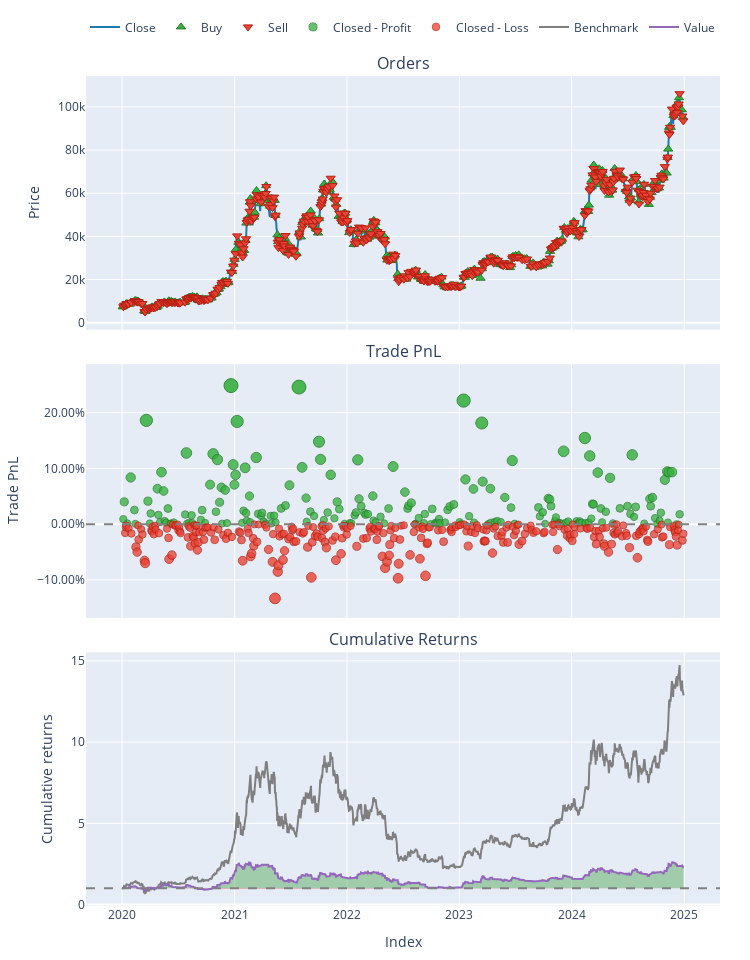

The code cell stored with this chart in its notebook:
### Code cell
import numpy as np
import pandas as pd
import yfinance as yf
import gpflow
from gpflow.utilities import set_trainable
from gpflow.models import GPR
from gpflow.kernels import Matern32
from sklearn.preprocessing import StandardScaler
import tensorflow as tf
from tensorflow.keras.models import Sequential
from tensorflow.keras.layers import LSTM, Dense, Dropout
import matplotlib.pyplot as plt
import vectorbt as vbt


# ------------------------------------------------------
# 1. Data Preprocessing
# ------------------------------------------------------
def fetch_data(ticker="AAPL", start="2020-01-01", end="2021-12-31"):
    """
    Fetch historical price data from Yahoo Finance, then compute daily returns
    and standardize them. Extract momentum indicators to form a feature set.
    """
    data = yf.download(ticker, start=start, end=end)
    data.dropna(inplace=True)

    # Compute daily returns
    data["Returns"] = data["Adj Close"].pct_change().fillna(0.0)

    # Simple momentum indicator (e.g., 10-day rolling return)
    data["Momentum_10"] = data["Adj Close"].pct_change(periods=10).fillna(0.0)
    data["Momentum_20"] = data["Adj Close"].pct_change(periods=20).fillna(0.0)

    # Standardize numeric columns except 'Adj Close'
    scaler = StandardScaler()
    feature_cols = ["Returns", "Momentum_10", "Momentum_20"]
    data[feature_cols] = scaler.fit_transform(data[feature_cols])

    # Drop any rows with NaNs that might remain
    data.dropna(inplace=True)

    return data


# ------------------------------------------------------
# 2. Changepoint Detection (CPD) using Gaussian Processes
# ------------------------------------------------------
def detect_changepoints(features):
    """
    Fits a Gaussian Process (GP) model to detect changepoints in the feature data.
    For simplicity, this function focuses on a single feature (e.g., Returns).
    In practice, you could expand this to multi-dimensional CPD.
    """
    X = np.arange(len(features)).reshape(-1, 1).astype(float)
    y = features.values.reshape(-1, 1).astype(float)

    # Define a Matern 3/2 kernel
    kernel = Matern32()
    gpr_model = GPR(data=(X, y), kernel=kernel, mean_function=None)

    # Typically, we may fix the likelihood variance for stable GP estimation
    set_trainable(gpr_model.likelihood.variance, False)

    # Optimize the GP hyperparameters
    opt = gpflow.optimizers.Scipy()
    opt.minimize(
        gpr_model.training_loss,
        variables=gpr_model.trainable_variables,
        options=dict(maxiter=50),
    )

    # Predict the function mean which we can interpret as a "trend" or baseline
    mean, var = gpr_model.predict_f(X)

    # Convert the EagerTensor to a NumPy array, then flatten
    mean_np = mean.numpy()
    # A simple changepoint "severity" measure: gradient magnitude or variance
    # Here, we use the absolute difference of the predicted mean as a placeholder
    cp_severity = np.abs(np.diff(mean_np.flatten(), prepend=mean_np[0]))

    return mean_np.flatten(), cp_severity


# ------------------------------------------------------
# 3. Deep Momentum Network (DMN) with an LSTM
#    - Optimizing for Sharpe ratio
# ------------------------------------------------------
def custom_sharpe_loss(y_true, y_pred):
    """
    Custom loss function approximating negative Sharpe ratio.
    y_pred: predicted position sizes
    y_true: actual returns (or some target based on returns).
    """
    # Safe epsilon to avoid division by zero
    eps = 1e-9

    # Calculate portfolio returns = predicted_position * actual_return
    portfolio_returns = y_pred * y_true
    mean_return = tf.reduce_mean(portfolio_returns)
    std_return = tf.math.reduce_std(portfolio_returns) + eps

    # We minimize negative Sharpe ratio => -(mean / std)
    return -(mean_return / std_return)


def build_dmn(input_shape):
    """
    Builds an LSTM-based model (DMN) that outputs position sizes (between -1 and 1).
    """
    model = Sequential()
    model.add(LSTM(64, return_sequences=True, input_shape=input_shape))
    model.add(Dropout(0.2))
    model.add(LSTM(32))
    model.add(Dense(1, activation="tanh"))  # Position range [-1, 1]
    # Use a custom loss approximating negative Sharpe ratio
    model.compile(
        optimizer=tf.keras.optimizers.Adam(learning_rate=0.001), loss=custom_sharpe_loss
    )
    return model


# ------------------------------------------------------
# 4. VectorBT Backtesting Integration
# ------------------------------------------------------
def backtest_with_vectorbt(prices, positions):
    """
    Backtest the DMN signals using vectorbt's Portfolio.from_signals.
    We interpret positions > 0 as buys, positions < 0 as sells.
    The absolute value of the position determines the size.
    """
    # Convert positions array to a Pandas Series with the same index as prices
    positions_series = pd.Series(positions, index=prices.index)

    # Generate entry (positions > 0) and exit (positions < 0) signals
    entries = positions_series > 0
    exits = positions_series < 0

    # Build the portfolio
    # size=np.abs(positions) for partial positions if needed
    portfolio = vbt.Portfolio.from_signals(
        close=prices,
        entries=entries,
        exits=exits,
        size=np.abs(positions_series),
        freq="1D",
    )

    return portfolio


# ------------------------------------------------------
# Main Execution
# ------------------------------------------------------
def main():
    # 1. Data Preprocessing
    data = fetch_data(ticker="BTC-USD", start="2020-01-01", end="2024-12-31")

    # Target feature for CPD (e.g., standardized returns)
    returns_feature = data["Returns"]

    # 2. Changepoint Detection
    trend, cp_severity = detect_changepoints(returns_feature)

    # Add CPD outputs as new features
    data["Trend"] = trend
    data["CP_Severity"] = cp_severity

    # 3. Build and Train DMN
    # Prepare feature set for DMN: returns, momentum, CPD, etc.
    feature_cols = ["Returns", "Momentum_10", "Momentum_20", "Trend", "CP_Severity"]
    X = data[feature_cols].values
    y = data["Returns"].values  # Using returns as a training signal

    # Reshape for LSTM: (batch_size, time_steps=1, input_dim=len(feature_cols))
    X_reshaped = X.reshape((X.shape[0], 1, X.shape[1]))

    model = build_dmn(input_shape=(1, X.shape[1]))
    model.fit(X_reshaped, y, epochs=30, batch_size=32, verbose=1)

    # Generate signals (predicted position sizes)
    positions = model.predict(X_reshaped).flatten()

    # Use vectorbt for backtesting
    portfolio = backtest_with_vectorbt(data["Adj Close"], positions)

    # Print key metrics from vectorbt
    print("\nVectorBT Performance Metrics:")
    print(f"Total Return: {portfolio.total_return():.2%}")
    print(f"Sharpe Ratio: {portfolio.sharpe_ratio():.2f}")
    print(f"Max Drawdown: {portfolio.max_drawdown():.2%}")

    # Plot the equity curve
    portfolio.plot().show()

    print(portfolio.stats())

if __name__ == "__main__":
    main()

### Figure 1 — Plotly figure (JSON) as saved in the notebook; plotly's stock layout.template omitted (floating-point values rounded to 4 significant figures; data arrays with more than 128 entries replaced by an {"elided": "..."} marker saying what was removed)
{"data": [{"legendgroup": "0", "line": {"color": "#1f77b4"}, "name": "Close", "showlegend": true, "type": "scatter", "uid": "e99fa417-4aa9-4d20-b77e-7ef784f9c4f3", "x": {"elided": "1826 str values"}, "xaxis": "x", "y": {"elided": "1826 float values"}, "yaxis": "y"}, {"customdata": {"elided": "471x3 float values"}, "hovertemplate": "Order Id: %{customdata[0]}<br>Timestamp: %{x}<br>Price: %{y}<br>Size: %{customdata[1]:.6f}<br>Fees: %{customdata[2]:.6f}", "legendgroup": "1", "marker": {"color": "#37B13F", "line": {"color": "rgb(38,123,44)", "width": 1}, "size": 8, "symbol": "triangle-up"}, "mode": "markers", "name": "Buy", "type": "scatter", "uid": "812e5c2c-353a-4fc9-babc-7129b5dc6b66", "x": {"elided": "471 str values"}, "xaxis": "x", "y": {"elided": "471 float values"}, "yaxis": "y"}, {"customdata": {"elided": "471x3 float values"}, "hovertemplate": "Order Id: %{customdata[0]}<br>Timestamp: %{x}<br>Price: %{y}<br>Size: %{customdata[1]:.6f}<br>Fees: %{customdata[2]:.6f}", "legendgroup": "2", "marker": {"color": "#EA4335", "line": {"color": "rgb(181,31,18)", "width": 1}, "size": 8, "symbol": "triangle-down"}, "mode": "markers", "name": "Sell", "type": "scatter", "uid": "cf34ee10-a81d-4b85-8095-26bf9f338c41", "x": {"elided": "471 str values"}, "xaxis": "x", "y": {"elided": "471 float values"}, "yaxis": "y"}, {"customdata": {"elided": "189x4 float values"}, "hovertemplate": "Exit Trade Id: %{customdata[0]}<br>Position Id: %{customdata[1]}<br>Exit Timestamp: %{x}<br>PnL: %{customdata[2]:.6f}<br>Return: %{customdata[3]:.2%}", "legendgroup": "3", "marker": {"color": "#37B13F", "line": {"color": "rgb(38,123,44)", "width": 1}, "opacity": {"elided": "189 float values"}, "size": {"elided": "189 float values"}, "symbol": "circle"}, "mode": "markers", "name": "Closed - Profit", "type": "scatter", "uid": "86f8a969-9f14-4fcf-8265-251e4ec1da1c", "x": {"elided": "189 str values"}, "xaxis": "x2", "y": {"elided": "189 float values"}, "yaxis": "y2"}, {"customdata": {"elided": "282x4 float values"}, "hovertemplate": "Exit Trade Id: %{customdata[0]}<br>Position Id: %{customdata[1]}<br>Exit Timestamp: %{x}<br>PnL: %{customdata[2]:.6f}<br>Return: %{customdata[3]:.2%}", "legendgroup": "4", "marker": {"color": "#EA4335", "line": {"color": "rgb(181,31,18)", "width": 1}, "opacity": {"elided": "282 float values"}, "size": {"elided": "282 float values"}, "symbol": "circle"}, "mode": "markers", "name": "Closed - Loss", "type": "scatter", "uid": "98cb4524-5d57-4d1a-b5c6-d820b4730860", "x": {"elided": "282 str values"}, "xaxis": "x2", "y": {"elided": "282 float values"}, "yaxis": "y2"}, {"legendgroup": "5", "line": {"color": "#7f7f7f"}, "name": "Benchmark", "showlegend": true, "type": "scatter", "uid": "2dff96ed-3468-4579-9ee9-9f763333aa85", "x": {"elided": "1826 str values"}, "xaxis": "x3", "y": {"elided": "1826 float values"}, "yaxis": "y3"}, {"hoverinfo": "skip", "legendgroup": "6", "line": {"color": "rgba(0, 0, 0, 0)", "width": 0}, "opacity": 0, "showlegend": false, "type": "scatter", "uid": "05928914-a891-4d79-8d50-dec9af8efbbe", "x": {"elided": "1826 str values"}, "xaxis": "x3", "y": {"elided": "1826 int values"}, "yaxis": "y3"}, {"connectgaps": false, "fill": "tonexty", "fillcolor": "rgba(0, 128, 0, 0.3)", "hoverinfo": "skip", "legendgroup": "6", "line": {"color": "rgba(0, 0, 0, 0)", "width": 0}, "opacity": 0, "showlegend": false, "type": "scatter", "uid": "2ef67b3e-b828-4ba1-af75-c3d8664c03e1", "x": {"elided": "1826 str values"}, "xaxis": "x3", "y": {"elided": "1826 float values"}, "yaxis": "y3"}, {"hoverinfo": "skip", "legendgroup": "6", "line": {"color": "rgba(0, 0, 0, 0)", "width": 0}, "opacity": 0, "showlegend": false, "type": "scatter", "uid": "18910935-2d3d-4749-8608-c0c27a40c148", "x": {"elided": "1826 str values"}, "xaxis": "x3", "y": {"elided": "1826 int values"}, "yaxis": "y3"}, {"connectgaps": false, "fill": "tonexty", "fillcolor": "rgba(255, 0, 0, 0.3)", "hoverinfo": "skip", "legendgroup": "6", "line": {"color": "rgba(0, 0, 0, 0)", "width": 0}, "opacity": 0, "showlegend": false, "type": "scatter", "uid": "b4505fd4-dbad-4ecf-8fcc-7310bfd6ce3a", "x": {"elided": "1826 str values"}, "xaxis": "x3", "y": {"elided": "1826 float values"}, "yaxis": "y3"}, {"legendgroup": "7", "line": {"color": "#9467bd"}, "name": "Value", "showlegend": true, "type": "scatter", "uid": "1d0a34f8-a359-40ff-a831-55fc567934a2", "x": {"elided": "1826 str values"}, "xaxis": "x3", "y": {"elided": "1826 float values"}, "yaxis": "y3"}, {"hoverinfo": "skip", "legendgroup": "6", "line": {"color": "rgba(0, 0, 0, 0)", "width": 0}, "opacity": 0, "showlegend": false, "type": "scatter", "uid": "3b844ba3-04c1-4d1a-921f-44a9a5ca94b2", "x": {"elided": "1826 str values"}, "xaxis": "x3", "y": {"elided": "1826 int values"}, "yaxis": "y3"}], "layout": {"annotations": [{"font": {"size": 16}, "showarrow": false, "text": "Orders", "x": 0.5, "xanchor": "center", "xref": "paper", "y": 1, "yanchor": "bottom", "yref": "paper"}, {"font": {"size": 16}, "showarrow": false, "text": "Trade PnL", "x": 0.5, "xanchor": "center", "xref": "paper", "y": 0.6528, "yanchor": "bottom", "yref": "paper"}, {"font": {"size": 16}, "showarrow": false, "text": "Cumulative Returns", "x": 0.5, "xanchor": "center", "xref": "paper", "y": 0.3056, "yanchor": "bottom", "yref": "paper"}], "height": 960, "legend": {"orientation": "h", "traceorder": "normal", "x": 1, "xanchor": "right", "y": 1.042, "yanchor": "bottom"}, "margin": {"b": 30, "l": 30, "r": 30, "t": 30}, "shapes": [{"line": {"color": "gray", "dash": "dash"}, "type": "line", "x0": 0, "x1": 1, "xref": "paper", "y0": 0, "y1": 0, "yref": "y2"}, {"line": {"color": "gray", "dash": "dash"}, "type": "line", "x0": 0, "x1": 1, "xref": "paper", "y0": 1, "y1": 1, "yref": "y3"}], "showlegend": true, "width": 750, "xaxis": {"anchor": "y", "domain": [0, 1], "matches": "x3", "showticklabels": false}, "xaxis2": {"anchor": "y2", "domain": [0, 1], "matches": "x3", "showticklabels": false}, "xaxis3": {"anchor": "y3", "domain": [0, 1], "title": {"text": "Index"}}, "yaxis": {"anchor": "x", "domain": [0.6944, 1], "title": {"text": "Price"}}, "yaxis2": {"anchor": "x2", "domain": [0.3472, 0.6528], "tickformat": ".2%", "title": {"text": "Trade PnL"}}, "yaxis3": {"anchor": "x3", "domain": [0, 0.3056], "title": {"text": "Cumulative returns"}}}}
